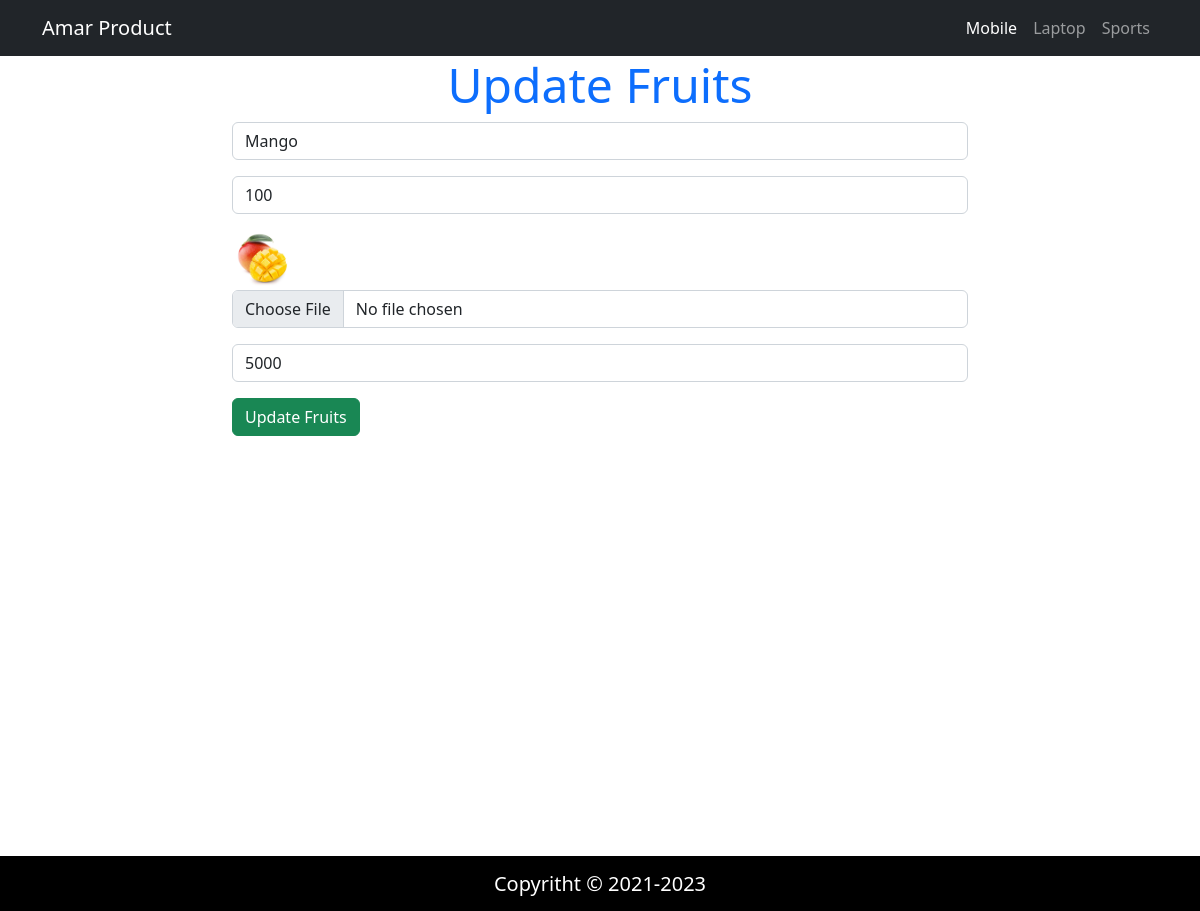
Page /edit.php?id=27 on the committed database.
### tables this page shows
CREATE TABLE `fruittable` (
  `id` int(11) NOT NULL,
  `fruitname` varchar(100) NOT NULL,
  `Qty` varchar(50) NOT NULL,
  `fruitimage` varchar(100) NOT NULL,
  `fruitprice` varchar(50) NOT NULL
);

### config/config.php (called while the page is built, shortened)
<?php
    class Connection{
        public function __construct(){
            $this->con = new mysqli("localhost","root","","fruits_manager");
        }
    }
?>

### classes/FruitsManager.php (called while the page is built, shortened)
<?php
    include("config/config.php");
    class FruitsManager extends Connection{
        public function edit($tid){
              $fire = $this->con->query("SELECT * FROM `fruittable` WHERE id = '$tid'");
             return $fire;
        }
    }
?>

### edit.php (the view, shortened to what this page needs)
<?php
     include("classes/FruitsManager.php");
     $t1 = new FruitsManager();
     $id = $_GET['id'];
     if(isset($_GET['id'])){
        $data = $t1->edit($id);
        $row = mysqli_fetch_assoc($data);
     }
?>
<!doctype html>
<html lang="en">
  <head>
    <link href="https://cdn.jsdelivr.net/npm/bootstrap@5.2.3/dist/css/bootstrap.min.css" rel="stylesheet">
    <link href="css/main.css" rel="stylesheet">
  </head>
  <body>
<nav class="navbar navbar-expand-lg navbar-dark  bg-dark">
  <div class="container">
    <a class="navbar-brand" href="#">Amar Product</a>
    <div class="collapse navbar-collapse" id="navbarNavAltMarkup">
      <div class="navbar-nav ms-auto">
        <a class="nav-link active" aria-current="page" href="#">Mobile</a>
        <a class="nav-link" href="#">Laptop</a>
        <a class="nav-link" href="#">Sports</a>
      </div>
    </div>
  </div>
</nav>
<div class="container vh-100">
    <div class="row">
        <div class="col-lg-8 offset-2">
            <div class="addTask">
                    <form action="" method="POST" enctype="multipart/form-data">
                        <h2 class="display-5 text-primary text-center">Update Fruits</h2>
                        <div class="form-group mb-3">
                            <input type="text" name="new_fruitName" id="addTask" placeholder="Enter Fruits Name" class="form-control" value="<?php echo $row['fruitname']; ?>">
                        </div>
                        <div class="form-group mb-3">
                            <input type="text" name="new_qty" id="addTask" placeholder="Enter Quantity" class="form-control" value="<?php echo $row['Qty']; ?>">
                        </div>
                        <div class="form-group mb-3">
                            <img src="upload/<?php echo $row['fruitimage']?>" alt="" width="60px" height="60px">
                            <input type="file" name="newFruit_image" id="taskImage" class="form-control">
                        </div>
                        <div class="form-group mb-3">
                            <input type="text" name="newFruit_price" id="addTask" placeholder="Enter Price" class="form-control" value="<?php echo $row['fruitprice']; ?>">
                        </div>
                        <div class="form-group mb-3">
                            <input type="submit" name="upd_fruit"  class="btn btn-success" value="Update Fruits">
                        </div>
                    </form>
                </div>
        </div>
    </div>
</div>
<div class="footer">
  <h5 class="pt-3">Copyritht &copy; 2021-2023</h5>
</div>
  </body>
</html>

### css/main.css (style rules this page uses)
.footer { height: 55px; background-color: black; color: white; text-align: center; align-items: center; }

### rows in the picture
fruittable: new_fruitName "Mango", new_qty "100", fruitimage (picture), newFruit_price "5000"
